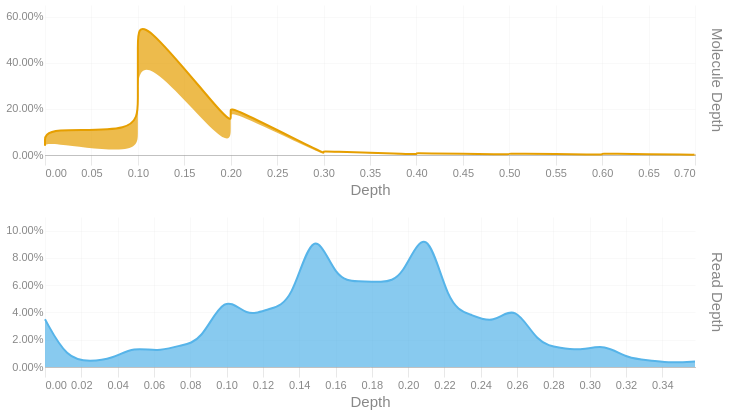

The notebook cell this image was saved under:
### Code cell
readdep = depth_hist(tb['Read Depth'], q99, 3)
readdep = readdep.with_columns(pl.lit('Read Depth').alias('Metric'))
if not SKIPLR:
    moldep = depth_hist(tb['Molecule Depth'], mol_q99, 1)
    moldep = moldep.with_columns(pl.lit('Molecule Depth').alias('Metric'))
    _hist = pl.concat([readdep, moldep])
    _hist = _hist.filter(pl.col('Proportion') != 0)
    with SafeRender(_hist):
        (
            alt.Chart(_hist)        
            .mark_area(interpolate = "basis")
            .encode(
                x=alt.X('Bin:Q').scale(domainMin=0).axis(alt.Axis(title='Depth')),
                y = alt.Y('Proportion:Q', title = None).axis(format = '.2%'),
                color = alt.Color('Metric:N').legend(None),
                row = alt.Row("Metric:N").header(title = None, labelOrient = 'right'),
                tooltip = [
                    alt.Tooltip("Metric:N", title = "Metric"),
                    alt.Tooltip('Interval:N', title = "Depth Interval"),
                    alt.Tooltip('Proportion:Q', title = "% Alignments").format('.2%')
                ]
            )
            .resolve_scale(x='independent', y='independent')
            .properties(
                height = 150, width = 650,
                usermeta={'embedOptions': {'downloadFileName': f'{samplename}.depth.hist'}}
            )
        ).display()
else:
    readdep = readdep.filter(pl.col('Proportion') != 0)
    with SafeRender(readdep):
        (
            alt.Chart(readdep)        
            .mark_area(interpolate = "basis")
            .encode(
                x=alt.X('Bin:Q').scale(domainMin=0).axis(alt.Axis(title='Depth')),
                y = alt.Y('Proportion:Q', title = None).axis(format = '.2%'),
                tooltip = [
                    alt.Tooltip('Interval:N', title = "Depth Interval"),
                    alt.Tooltip('Proportion:Q', title = "% Alignments").format('.2%')
                ]
            )
            .properties(
                usermeta={'embedOptions': {'downloadFileName': f'{samplename}.depth.hist'}}
            )
        ).display()

### Figure 1 — Vega-Lite specification as saved in the notebook (floating-point values rounded to 4 significant figures)
{"width": 650, "height": 150, "config": {"title": {"anchor": "start", "dy": -15, "fontSize": 18, "color": "#888888", "subtitleColor": "#888888", "subtitleFontSize": 14}, "arc": {"fill": "#0072B2"}, "axis": {"domainColor": "#888888", "domainWidth": 0.5, "gridWidth": 0.2, "grid": false, "titleFontWeight": 400, "titleFontSize": 15, "labelFontSize": 11, "labelColor": "#888888", "tickColor": "#888888", "tickWidth": 0.2, "titleColor": "#888888"}, "axisBand": {"grid": false}, "axisX": {"grid": true, "tickSize": 10, "domainCap": "round"}, "axisY": {"domain": false, "grid": true, "tickSize": 0, "domainCap": "round"}, "background": "transparent", "header": {"labelFontSize": 15, "labelColor": "#888888", "titleFontSize": 15, "titleFontWeight": 600, "titleColor": "#888888"}, "legend": {"labelFont": "sans-serif", "labelFontSize": 12, "labelColor": "#888888", "symbolSize": 100, "symbolType": "circle", "titleFontSize": 12, "titlePadding": 10, "titleColor": "#888888", "title": null}, "range": {"category": ["#E69F00", "#56B4E9", "#009E73", "#F0E442", "#0072B2", "#D55E00", "#CC79A7", "#000000"], "diverging": ["#cfe8f3", "#a2d4ec", "#73bfe2", "#46abdb", "#1696d2", "#12719e"]}, "area": {"fill": "#0072B2", "fillOpacity": 0.7, "line": true, "strokeOpacity": 0.7}, "line": {"color": "#0072B2", "stroke": "#0072B2", "strokeWidth": 2}, "trail": {"color": "#0072B2", "stroke": "#0072B2", "strokeWidth": 0, "size": 1}, "point": {"filled": true, "fillOpacity": 1.0, "size": 95}, "text": {"color": "#888888", "fontSize": 11, "align": "right", "fontWeight": 400, "size": 11}, "bar": {"fill": "#0072B2", "stroke": null}, "view": {"stroke": null, "continuousWidth": 660, "continuousHeight": 400}}, "data": {"name": "data-03f0daa3281c7d97031e44009dc1b7a7"}, "mark": {"type": "area", "interpolate": "basis"}, "encoding": {"color": {"field": "Metric", "legend": null, "type": "nominal"}, "row": {"field": "Metric", "header": {"title": null, "labelOrient": "right"}, "type": "nominal"}, "tooltip": [{"field": "Metric", "title": "Metric", "type": "nominal"}, {"field": "Interval", "title": "Depth Interval", "type": "nominal"}, {"field": "Proportion", "format": ".2%", "title": "% Alignments", "type": "quantitative"}], "x": {"axis": {"title": "Depth"}, "field": "Bin", "scale": {"domainMin": 0}, "type": "quantitative"}, "y": {"axis": {"format": ".2%"}, "field": "Proportion", "title": null, "type": "quantitative"}}, "resolve": {"scale": {"x": "independent", "y": "independent"}}, "usermeta": {"embedOptions": {"downloadFileName": "S6_Altamaha_3960.depth.hist"}}, "$schema": "https://vega.github.io/schema/vega-lite/v6.1.0.json", "datasets": {"data-03f0daa3281c7d97031e44009dc1b7a7": [{"Bin": 0.0, "Interval": "0.0-0.012", "Proportion": 0.035, "Metric": "Read Depth"}, {"Bin": 0.012, "Interval": "0.012-0.025", "Proportion": 0.006, "Metric": "Read Depth"}, {"Bin": 0.025, "Interval": "0.025-0.037", "Proportion": 0.004, "Metric": "Read Depth"}, {"Bin": 0.037, "Interval": "0.037-0.049", "Proportion": 0.006, "Metric": "Read Depth"}, {"Bin": 0.049, "Interval": "0.049-0.062", "Proportion": 0.015, "Metric": "Read Depth"}, {"Bin": 0.062, "Interval": "0.062-0.074", "Proportion": 0.011, "Metric": "Read Depth"}, {"Bin": 0.074, "Interval": "0.074-0.086", "Proportion": 0.016, "Metric": "Read Depth"}, {"Bin": 0.086, "Interval": "0.086-0.099", "Proportion": 0.018, "Metric": "Read Depth"}, {"Bin": 0.099, "Interval": "0.099-0.111", "Proportion": 0.055, "Metric": "Read Depth"}, {"Bin": 0.111, "Interval": "0.111-0.123", "Proportion": 0.036, "Metric": "Read Depth"}, {"Bin": 0.123, "Interval": "0.123-0.136", "Proportion": 0.043, "Metric": "Read Depth"}, {"Bin": 0.136, "Interval": "0.136-0.148", "Proportion": 0.046, "Metric": "Read Depth"}, {"Bin": 0.148, "Interval": "0.148-0.16", "Proportion": 0.108, "Metric": "Read Depth"}, {"Bin": 0.16, "Interval": "0.16-0.173", "Proportion": 0.063, "Metric": "Read Depth"}, {"Bin": 0.173, "Interval": "0.173-0.185", "Proportion": 0.063, "Metric": "Read Depth"}, {"Bin": 0.185, "Interval": "0.185-0.197", "Proportion": 0.062, "Metric": "Read Depth"}, {"Bin": 0.197, "Interval": "0.197-0.21", "Proportion": 0.064, "Metric": "Read Depth"}, {"Bin": 0.21, "Interval": "0.21-0.222", "Proportion": 0.11, "Metric": "Read Depth"}, {"Bin": 0.222, "Interval": "0.222-0.234", "Proportion": 0.044, "Metric": "Read Depth"}, {"Bin": 0.234, "Interval": "0.234-0.247", "Proportion": 0.039, "Metric": "Read Depth"}, {"Bin": 0.247, "Interval": "0.247-0.259", "Proportion": 0.031, "Metric": "Read Depth"}, {"Bin": 0.259, "Interval": "0.259-0.271", "Proportion": 0.047, "Metric": "Read Depth"}, {"Bin": 0.271, "Interval": "0.271-0.284", "Proportion": 0.017, "Metric": "Read Depth"}, {"Bin": 0.284, "Interval": "0.284-0.296", "Proportion": 0.014, "Metric": "Read Depth"}, {"Bin": 0.296, "Interval": "0.296-0.308", "Proportion": 0.012, "Metric": "Read Depth"}, {"Bin": 0.308, "Interval": "0.308-0.321", "Proportion": 0.017, "Metric": "Read Depth"}, {"Bin": 0.321, "Interval": "0.321-0.333", "Proportion": 0.006, "Metric": "Read Depth"}, {"Bin": 0.333, "Interval": "0.333-0.345", "Proportion": 0.005, "Metric": "Read Depth"}, {"Bin": 0.345, "Interval": "0.345-0.358", "Proportion": 0.003, "Metric": "Read Depth"}, {"Bin": 0.358, "Interval": "0.358-0.37", "Proportion": 0.004, "Metric": "Read Depth"}, {"Bin": 0.0, "Interval": "0.0-0.0", "Proportion": 0.04, "Metric": "Molecule Depth"}, {"Bin": 0.0, "Interval": "0.0-0.0", "Proportion": 0.017, "Metric": "Molecule Depth"}, {"Bin": 0.0, "Interval": "0.0-0.1", "Proportion": 0.064, "Metric": "Molecule Depth"}, {"Bin": 0.1, "Interval": "0.1-0.1", "Proportion": 0.093, "Metric": "Molecule Depth"}, {"Bin": 0.1, "Interval": "0.1-0.1", "Proportion": 0.136, "Metric": "Molecule Depth"}, {"Bin": 0.1, "Interval": "0.1-0.1", "Proportion": 0.253, "Metric": "Molecule Depth"}, {"Bin": 0.1, "Interval": "0.1-0.2", "Proportion": 0.145, "Metric": "Molecule Depth"}, {"Bin": 0.2, "Interval": "0.2-0.2", "Proportion": 0.126, "Metric": "Molecule Depth"}, {"Bin": 0.2, "Interval": "0.2-0.2", "Proportion": 0.043, "Metric": "Molecule Depth"}, {"Bin": 0.2, "Interval": "0.2-0.2", "Proportion": 0.024, "Metric": "Molecule Depth"}, {"Bin": 0.2, "Interval": "0.2-0.3", "Proportion": 0.017, "Metric": "Molecule Depth"}, {"Bin": 0.3, "Interval": "0.3-0.3", "Proportion": 0.007, "Metric": "Molecule Depth"}, {"Bin": 0.3, "Interval": "0.3-0.3", "Proportion": 0.005, "Metric": "Molecule Depth"}, {"Bin": 0.3, "Interval": "0.3-0.3", "Proportion": 0.003, "Metric": "Molecule Depth"}, {"Bin": 0.3, "Interval": "0.3-0.4", "Proportion": 0.002, "Metric": "Molecule Depth"}, {"Bin": 0.4, "Interval": "0.4-0.4", "Proportion": 0.003, "Metric": "Molecule Depth"}, {"Bin": 0.4, "Interval": "0.4-0.4", "Proportion": 0.001, "Metric": "Molecule Depth"}, {"Bin": 0.4, "Interval": "0.4-0.4", "Proportion": 0.003, "Metric": "Molecule Depth"}, {"Bin": 0.4, "Interval": "0.4-0.5", "Proportion": 0.001, "Metric": "Molecule Depth"}, {"Bin": 0.5, "Interval": "0.5-0.5", "Proportion": 0.002, "Metric": "Molecule Depth"}, {"Bin": 0.5, "Interval": "0.5-0.5", "Proportion": 0.002, "Metric": "Molecule Depth"}, {"Bin": 0.5, "Interval": "0.5-0.5", "Proportion": 0.001, "Metric": "Molecule Depth"}, {"Bin": 0.5, "Interval": "0.5-0.6", "Proportion": 0.002, "Metric": "Molecule Depth"}, {"Bin": 0.6, "Interval": "0.6-0.6", "Proportion": 0.001, "Metric": "Molecule Depth"}, {"Bin": 0.6, "Interval": "0.6-0.6", "Proportion": 0.001, "Metric": "Molecule Depth"}, {"Bin": 0.6, "Interval": "0.6-0.6", "Proportion": 0.002, "Metric": "Molecule Depth"}, {"Bin": 0.6, "Interval": "0.6-0.6", "Proportion": 0.001, "Metric": "Molecule Depth"}, {"Bin": 0.6, "Interval": "0.6-0.7", "Proportion": 0.001, "Metric": "Molecule Depth"}, {"Bin": 0.7, "Interval": "0.7-0.7", "Proportion": 0.001, "Metric": "Molecule Depth"}, {"Bin": 0.7, "Interval": "0.7-0.72", "Proportion": 0.001, "Metric": "Molecule Depth"}]}}
